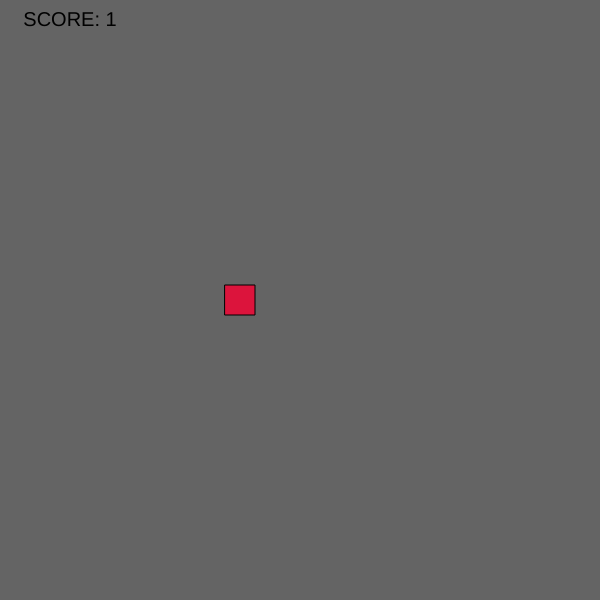
Frame 1 (no input)
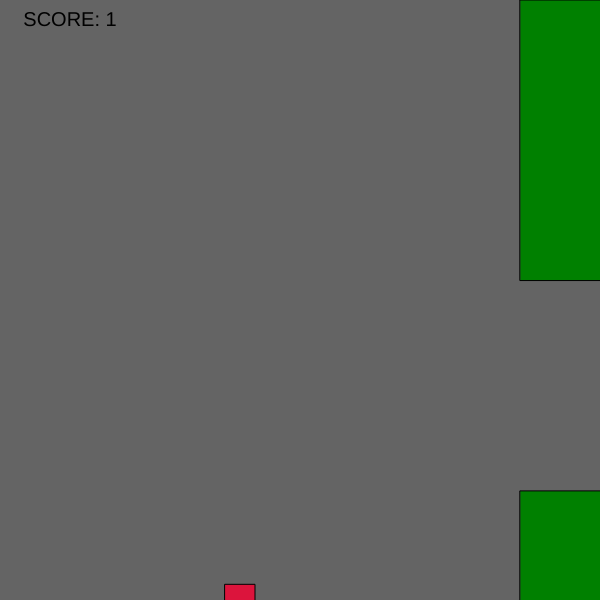
Frame 60 (no input)
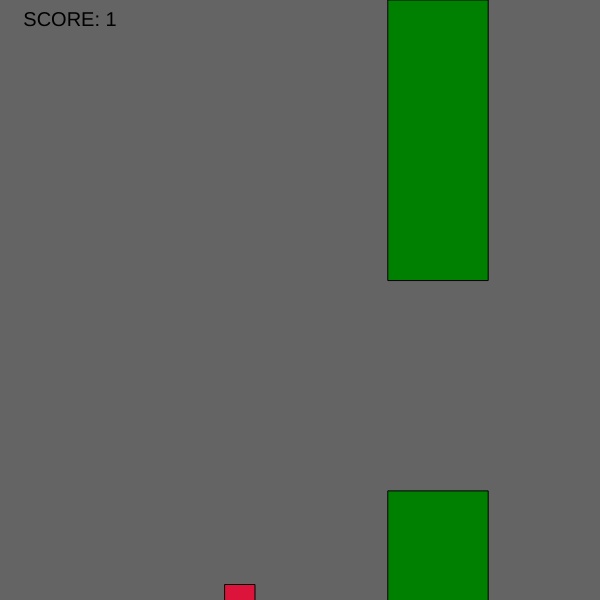
Frame 120 (the mouse pressed at the canvas centre since frame 60)

The p5.js sketch that drew these frames (run headless with seeded random() and noise() and a simulated clock; from frame 60 on, the mouse is pressed at the canvas centre):

// p5.js sketch
// ── sketch.js
//globals
var windowSize;
var pipes = [];
var playerX = 240;
var playerY = 300;
var score = 1;
var startSpeed = 2;
var difficultyCurve = 0.2
var playerSize = 30
var lose = false;

var velocity = 0
var gravity = 0.7
var jumpHeight = 1.2
var terminalVelocity = 20

function setup() {
  
  if (windowHeight > windowWidth)
  {
    windowSize = windowWidth
  }else
  {
    windowSize = windowHeight
  }
  createCanvas(600, 600);
  
  //init
  
  pipes.push(new Pipe(700, random(100,500), random(200,250),100));
  pipes.push(new Pipe(1000, random(100,500), random(200,250),100));
  pipes.push(new Pipe(1300, random(100,500), random(200,250),100));
  console.log(pipes[1].x)
  textSize(20)
  textAlign(CENTER,CENTER)
}

function check(r1x,r1y,r1w,r1h,r2x,r2y,r2w,r2h)
{
  if (r1x + r1w >= r2x &&     // r1 right edge past r2 left
  r1x <= r2x + r2w &&       // r1 left edge past r2 right
  r1y + r1h >= r2y &&       // r1 top edge past r2 bottom
  r1y <= r2y + r2h) {       // r1 bottom edge past r2 top
    return true;
}
return false;
}

function draw() {
  if (!lose)
  {
    background(100);


    for (var i = 0; i < 3; i++)
    {
      pipes[i].Update();

      if (check(playerX-playerSize/2,playerY-playerSize/2,playerSize,playerSize,pipes[i].x - pipes[i].width/2, 0, pipes[i].width, pipes[i].y-pipes[i].gap/2) || check(playerX-playerSize/2,playerY-playerSize/2,playerSize,playerSize,pipes[i].x - pipes[i].width/2, pipes[i].y+pipes[i].gap/2,pipes[i].width, height-pipes[i].y+pipes[i].gap/2))
      {
        lose = true;
        console.log("Lose");

      }
    }
    fill(0)
    text("SCORE: " + score, 70,20)

    fill('crimson')
    square(playerX-playerSize/2,playerY-playerSize/2,playerSize)

    playerY += velocity;
    if (playerY < 600){

      if (velocity < terminalVelocity)
      {
        velocity+=gravity;
      }
    }else
    {
      velocity = -1;
    }
  }else
  {
    push();
    background(10,10,10,10)
    textSize(50)
    textFont("VERDANA")
    fill(255,10,10,50)
    text("You Lose",300,300)
    textSize(30)
    text("Score: " + score, 300,400)
    pop();
  }
  
  
}

function keyPressed() 
{
  console.log("Jump")
  if (playerY > 0)
  velocity = jumpHeight * -10
}

class Pipe
{
  constructor(x,y,gap,width)
  {
    this.x = x;
    this.y = y;
    this.gap = gap;
    this.width = width;
  }
  
  Update()
  {
    
    push();
    fill('green')
    rect(this.x - this.width/2, 0, this.width, this.y-this.gap/2)
    rect(this.x - this.width/2, this.y+this.gap/2, this.width, height-this.y+this.gap/2)
    
    if (this.x < -300)
    {
      this.x = 700;
      this.y = random(100,500);
      score++;
    }
    this.x-=score*difficultyCurve+startSpeed;
    
    pop();
  }
}
